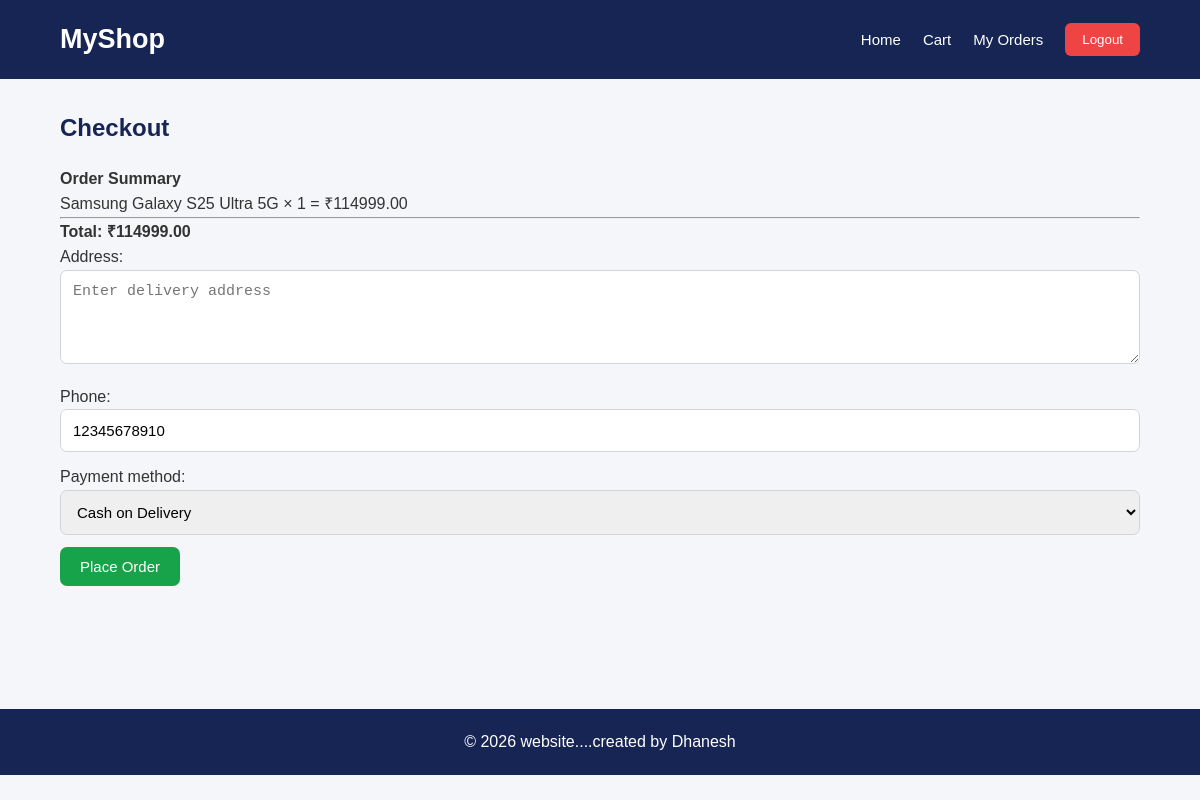
/buyer/checkout/ (signed in), run on the app's committed database.
### buyer/models.py (models this page shows)
class CartItem(models.Model):
    cart = models.ForeignKey(
        Cart,
        on_delete=models.CASCADE,
        related_name='items'
    )
    product = models.ForeignKey(
        Product,
        on_delete=models.PROTECT
    )
    quantity = models.PositiveIntegerField(default=1)
    class Meta:
        constraints = [
            models.UniqueConstraint(
                fields=['cart', 'product'],
                name='unique_product_in_cart'
            )
        ]
    def subtotal(self):
        return self.product.price * self.quantity

### seller/models.py (models this page shows, shortened)
class Product(models.Model):
    name = models.CharField(max_length=200)
    description = models.TextField()
    price = models.DecimalField(
        max_digits=10,
        decimal_places=2
    )
    image = models.ImageField(
        upload_to='products/',
        blank=True,
        null=True
    )
    stock = models.PositiveIntegerField(default=0)
    created_at = models.DateTimeField(auto_now_add=True)

class User(AbstractUser):
    ROLE_CHOICES = (
        ('SELLER', 'Seller'),
        ('BUYER', 'Buyer'),
    )
    email = models.EmailField(unique=True)
    phone = models.CharField(max_length=15)
    role = models.CharField(
        max_length=10,
        choices=ROLE_CHOICES,
        default='BUYER'
    )

### buyer/views.py (the view)
@role_required('BUYER')
def checkout(request):
    cart = get_object_or_404(
        Cart.objects.prefetch_related('items__product'),
        user=request.user
    )
    items = list(cart.items.all())
    if not items:
        messages.error(request, 'Your cart is empty!')
        return redirect('cart')
    total = sum(
        item.subtotal() for item in items
    )
    if request.method == 'POST':
        form = CheckoutForm(request.POST)
        if form.is_valid():
            try:
                with transaction.atomic():
                    locked_products = {}
                    for item in items:
                        product = Product.objects.select_for_update().get(
                            id=item.product_id
                        )
                        if product.stock < item.quantity:
                            raise ValueError(
                                f'Insufficient stock for {product.name}'
                            )
                        locked_products[product.id] = product
                    order = Order.objects.create(
                        user=request.user,
                        address=form.cleaned_data['address'],
                        phone=form.cleaned_data['phone'],
                        total_amount=total,
                        payment_method=form.cleaned_data['payment_method']
                    )
                    for item in items:
                        product = locked_products[item.product_id]
                        OrderItem.objects.create(
                            order=order,
                            product=product,
                            quantity=item.quantity,
                            price=product.price
                        )
                        product.stock -= item.quantity
                        product.save(update_fields=['stock'])
                    cart.items.all().delete()
                messages.success(
                    request,
                    'Order placed successfully!'
                )
                return redirect('myorders')
            except ValueError as error:
                messages.error(request, str(error))
            except Product.DoesNotExist:
                messages.error(
                    request,
                    'A product is no longer available.'
                )
    else:
        form = CheckoutForm(initial={
            'phone': request.user.phone
        })
    return render(
        request,
        'buyer/checkout.html',
        {
            'form': form,
            'items': items,
            'total': total
        }
    )

### buyer/forms.py
class CheckoutForm(forms.Form):
    address = forms.CharField(
        widget=forms.Textarea(attrs={
            'rows': 4,
            'placeholder': 'Enter delivery address'
        })
    )
    phone = forms.CharField(max_length=15)
    payment_method = forms.ChoiceField(
        choices=[
            ('COD', 'Cash on Delivery')
        ]
    )

### buyer/templates/buyer/checkout.html (shortened to what this page needs)
<!DOCTYPE html>
<html lang="en">
<head>
</head>
<body>
    {% extends 'base.html' %}
{% block content %}
<h2>Checkout</h2>
<div class="card p-4 shadow">
    <h4>Order Summary</h4>
    {% for item in items %}
        <p>
            {{ item.product.name }}
            × {{ item.quantity }}
            = ₹{{ item.subtotal }}
        </p>
    {% endfor %}
    <hr>
    <h4>Total: ₹{{ total }}</h4>
    <form method="POST">
        {{ form.as_p }}
        <button class="btn btn-success">
            Place Order
        </button>
    </form>
</div>
{% endblock %}

### static/css/style.css (style rules this page uses)
* { margin: 0; padding: 0; box-sizing: border-box; }
body { font-family: Arial, sans-serif; background: #f4f6f9; color: #333; line-height: 1.6; }
h1, h2, h3 { color: #172554; margin-bottom: 18px; }
input, textarea, select { width: 100%; padding: 12px; border: 1px solid #d1d5db; border-radius: 7px; font-size: 15px; margin-bottom: 12px; outline: none; }
.btn { display: inline-block; padding: 11px 20px; border: none; border-radius: 7px; cursor: pointer; font-size: 15px; transition: 0.3s; }
.btn-success { background: #16a34a; color: white; }

### data on the page
CartItem: product.name "Samsung Galaxy S25 Ultra 5G", quantity "1", subtotal "114999.00"
User: phone "12345678910"

### other printed values
{{ total }} "114999.00"
